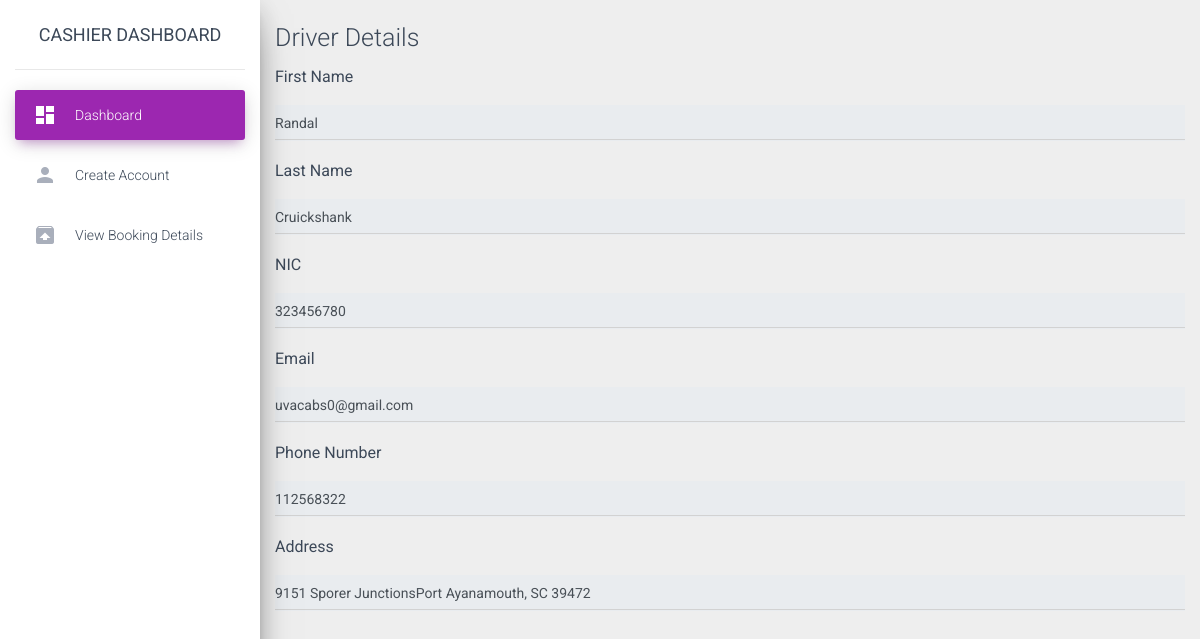
The page /admin/pages/selectdrive.php?sd=323456780 on the database its author committed.
### tables this page shows
CREATE TABLE `driver` (
  `driverNic` varchar(20) NOT NULL,
  `driverFname` varchar(255) NOT NULL,
  `driverLname` varchar(255) NOT NULL,
  `driverAddress` varchar(255) NOT NULL,
  `driverEmail` varchar(255) NOT NULL
);

CREATE TABLE `drivercontactno` (
  `driverNic` varchar(20) NOT NULL,
  `driverContactNo` int(15) NOT NULL
);

### admin/pages/selectdrive.php (the view, shortened to what this page needs)
<?php
include('php/dbconfig.php');
if(isset($_GET['sd'])){
  $id = $_GET['sd'];
  $sql = "SELECT * FROM driver WHERE driverNic = '$id'";
  $result = mysqli_query($db,$sql);
  if(mysqli_num_rows($result)>0){
    $fetchdata = mysqli_fetch_assoc($result);
    $id2 = $fetchdata['driverNic'];
    $sql2 = "SELECT * FROM drivercontactno WHERE driverNic = '$id2'";
    if(mysqli_num_rows(mysqli_query($db,$sql2))>0){
       $fetchdata2 = mysqli_fetch_assoc(mysqli_query($db,$sql2));
    }
    $fname = $fetchdata['driverFname'];
    $lname = $fetchdata['driverLname'];
    $nic = $fetchdata['driverNic'];
    $email = $fetchdata['driverEmail'];
    $pno = $fetchdata2['driverContactNo'];
    $adress = $fetchdata['driverAddress'];
  }
  else{
    header('location: view.php');
  }
}
else{
  header('location: view.php');
}
?>
<!DOCTYPE html>
<html lang="en">
<head>
  <link rel="stylesheet" href="https://maxcdn.bootstrapcdn.com/font-awesome/latest/css/font-awesome.min.css">
  <link href="../assets/css/material-dashboard.css?v=2.1.2" rel="stylesheet" />
  <link href="../assets/demo/demo.css" rel="stylesheet" />
</head>
<body class="">
  <div class="wrapper ">
    <div class="sidebar" data-color="purple" data-background-color="white" data-image="../assets/img/sidebar-1.jpg">
      <div class="logo"><a href="#" class="simple-text logo-normal">
        Cashier Dashboard
        </a></div>
      <div class="sidebar-wrapper">
        <ul class="nav">
          <li class="nav-item active ">
            <a class="nav-link" href="./Cashier.php">
              <i class="material-icons">dashboard</i>
              <p>Dashboard</p>
            </a>
          <li class="nav-item ">
              <a class="nav-link" href="./view.php">
                <i class="material-icons">person</i>
                <p>Create Account</p>
              </a>
              <li class="nav-item ">
                <a class="nav-link" href="./Cashier.php">
                  <i class="material-icons">unarchive</i>
                  <p>View Booking Details</p>
                </a>
              </li>
          </li>
        </ul>
      </div>
    </div>
    <div class="main-panel">
      <div class="container-fluid">
        <form>
         <b><h3>Driver Details</h3></b>
          <div class="form-group">
            <p><b>First Name</b></p>
            <input type="text" class="form-control" value="<?php echo $fname;?>" readonly>
            </div>
          <div class="form-group">
            <p><b>Last Name</b></p>
            <input type="text" class="form-control" id="#" value="<?php echo $lname;?>" readonly >
          </div>
          <div class="form-group">
            <p><b>NIC</b></p>
            <input type="text" class="form-control" id="#" value="<?php echo $nic;?>" readonly>
          </div>
          <div class="form-group">
            <p><b>Email</b></p>
            <input type="email" class="form-control" id="#" value="<?php echo $email;?>" readonly>
          </div>
          <div class="form-group">
            <p><b>Phone Number</b></p>
            <input type="text" class="form-control" id="#" value="<?php echo $pno;?>" readonly>
          </div>
          <div class="form-group">
            <p><b>Address</b></p>
            <input type="text" class="form-control" id="#" value="<?php echo $adress;?>" readonly>
          </div>
        </form>
        </div>
</body>
</html>

### rows shown on the page
driver: driverFname "Randal", driverLname "Cruickshank", driverNic "323456780", driverEmail "uvacabs0@gmail.com", driverAddress "9151 Sporer JunctionsPort Ayanamouth, SC 39472"
drivercontactno: driverContactNo "112568322"
